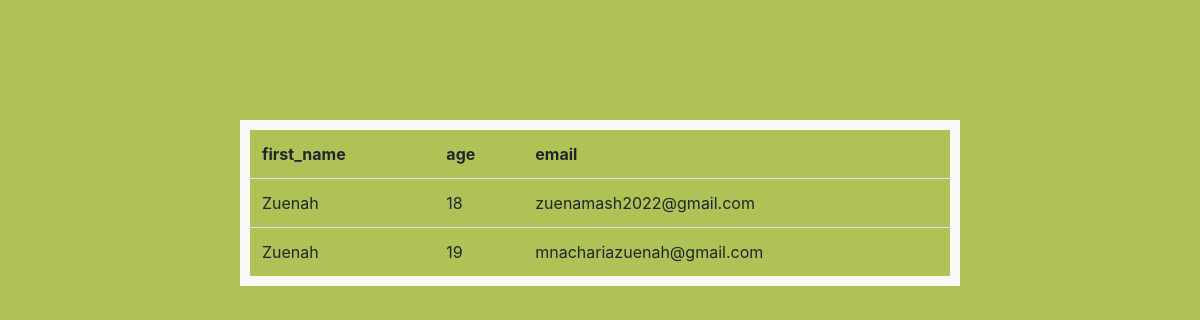
Before: /wallet/customers/ with the older database file.
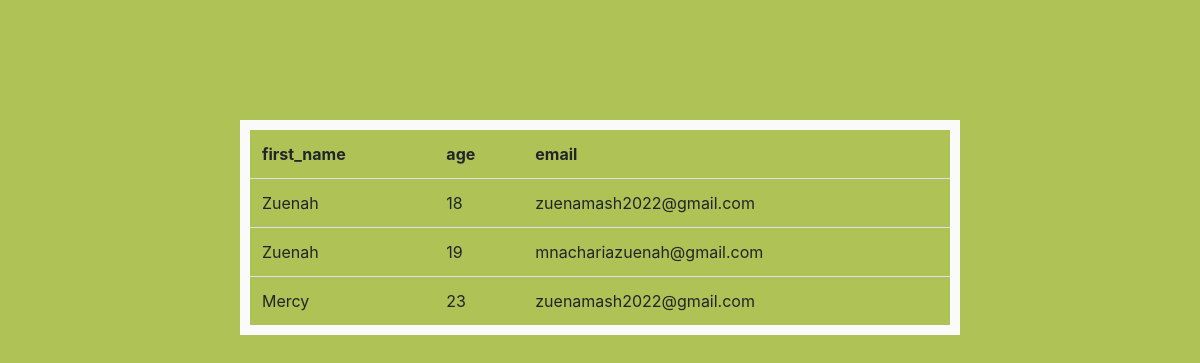
After: the same page with the newer database file.
### wallet/models.py (models this page shows)
class Customer(models.Model):
    first_name=models.CharField(max_length=20)
    last_name=models.CharField(max_length=20)
    address=models.TextField()
    password = models.CharField(max_length=8)
    email=models.EmailField(max_length=254)
    phone_number=models.CharField(max_length=13)
    gender=models.CharField(max_length=10)
    age=models.PositiveSmallIntegerField()
    nationality = models.CharField(max_length=2)
    employment=models.BooleanField()
    profile_picture = models.ImageField(default='default.jpg',upload_to='profile pics')

### wallet/views.py (the view)
def list_Customers(request):
    people= Customer.objects.all()
    return render (request,"wallet/list_Customers.html",{"people":people})

### wallet/templates/wallet/list_Customers.html (shortened to what this page needs)
<!DOCTYPE html>
<html lang="en">
<head>
    <link rel="stylesheet" href="https://cdn.jsdelivr.net/npm/bootstrap@4.3.1/dist/css/bootstrap.min.css">
</head>
<body style="background-color:rgb(174, 194, 86)">
    <table class="table" style="height: 10rem;margin: 40px; width: 60%; position: fixed; margin-left: 20%; margin-top: 10%; border: 10px solid rgb(251, 250, 250); " >
            <th scope="col">first_name</th>
        <th scope="col">age</th>
        <th scope="col">email</th>
            {% for customer in people%}
            <tr>
                <td>{{customer.first_name}}</td>
                <td>{{customer.age}}</td>
                <td>{{customer.email}}</td>
            </tr>
            {%endfor%}
    </table>
</body>
</html>

Changed rows visible on the page:
added Customer: first_name "Mercy", age "23", email "zuenamash2022@gmail.com"
